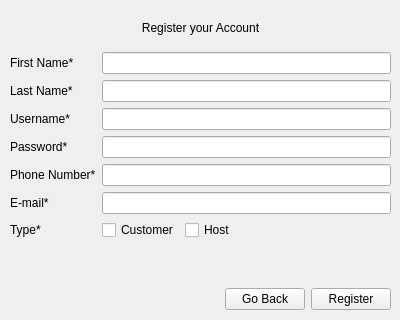
<?xml version="1.0" encoding="UTF-8"?>
<ui version="4.0">
 <class>RegisterPanel</class>
 <widget class="QWidget" name="RegisterPanel">
  <property name="geometry">
   <rect>
    <x>0</x>
    <y>0</y>
    <width>400</width>
    <height>320</height>
   </rect>
  </property>
  <property name="windowTitle">
   <string>Form</string>
  </property>
  <widget class="QWidget" name="verticalLayoutWidget">
   <property name="geometry">
    <rect>
     <x>10</x>
     <y>10</y>
     <width>381</width>
     <height>300</height>
    </rect>
   </property>
   <layout class="QVBoxLayout" name="verticalLayout">
    <item>
     <widget class="QLabel" name="label_7">
      <property name="text">
       <string>Register your Account</string>
      </property>
      <property name="alignment">
       <set>Qt::AlignCenter</set>
      </property>
     </widget>
    </item>
    <item>
     <layout class="QFormLayout" name="formLayout">
      <property name="fieldGrowthPolicy">
       <enum>QFormLayout::ExpandingFieldsGrow</enum>
      </property>
      <property name="formAlignment">
       <set>Qt::AlignLeading|Qt::AlignLeft|Qt::AlignTop</set>
      </property>
      <item row="0" column="0">
       <widget class="QLabel" name="label">
        <property name="text">
         <string>First Name*</string>
        </property>
       </widget>
      </item>
      <item row="1" column="0">
       <widget class="QLabel" name="label_2">
        <property name="text">
         <string>Last Name*</string>
        </property>
       </widget>
      </item>
      <item row="2" column="0">
       <widget class="QLabel" name="label_4">
        <property name="text">
         <string>Username*</string>
        </property>
       </widget>
      </item>
      <item row="3" column="0">
       <widget class="QLabel" name="label_3">
        <property name="text">
         <string>Password*</string>
        </property>
       </widget>
      </item>
      <item row="4" column="0">
       <widget class="QLabel" name="label_5">
        <property name="text">
         <string>Phone Number*</string>
        </property>
       </widget>
      </item>
      <item row="5" column="0">
       <widget class="QLabel" name="label_6">
        <property name="text">
         <string>E-mail*</string>
        </property>
       </widget>
      </item>
      <item row="0" column="1">
       <widget class="QLineEdit" name="lineEditFName"/>
      </item>
      <item row="1" column="1">
       <widget class="QLineEdit" name="lineEditLName"/>
      </item>
      <item row="2" column="1">
       <widget class="QLineEdit" name="lineEditUser"/>
      </item>
      <item row="3" column="1">
       <widget class="QLineEdit" name="lineEditPass"/>
      </item>
      <item row="4" column="1">
       <widget class="QLineEdit" name="lineEditPhone"/>
      </item>
      <item row="5" column="1">
       <widget class="QLineEdit" name="lineEditAddr"/>
      </item>
      <item row="6" column="0">
       <widget class="QLabel" name="label_8">
        <property name="text">
         <string>Type*</string>
        </property>
       </widget>
      </item>
      <item row="6" column="1">
       <layout class="QHBoxLayout" name="horizontalLayout_2">
        <item>
         <widget class="QCheckBox" name="checkBoxCust">
          <property name="text">
           <string>Customer</string>
          </property>
         </widget>
        </item>
        <item>
         <widget class="QCheckBox" name="checkBoxHost">
          <property name="text">
           <string>Host</string>
          </property>
         </widget>
        </item>
       </layout>
      </item>
     </layout>
    </item>
    <item>
     <widget class="QLabel" name="regStatus">
      <property name="autoFillBackground">
       <bool>true</bool>
      </property>
      <property name="text">
       <string/>
      </property>
     </widget>
    </item>
    <item>
     <layout class="QHBoxLayout" name="horizontalLayout">
      <item>
       <spacer name="horizontalSpacer">
        <property name="orientation">
         <enum>Qt::Horizontal</enum>
        </property>
        <property name="sizeHint" stdset="0">
         <size>
          <width>40</width>
          <height>20</height>
         </size>
        </property>
       </spacer>
      </item>
      <item>
       <widget class="QPushButton" name="buttonBack">
        <property name="text">
         <string>Go Back</string>
        </property>
       </widget>
      </item>
      <item>
       <widget class="QPushButton" name="buttonRegister">
        <property name="text">
         <string>Register</string>
        </property>
       </widget>
      </item>
     </layout>
    </item>
   </layout>
  </widget>
 </widget>
 <resources/>
 <connections/>
</ui>
